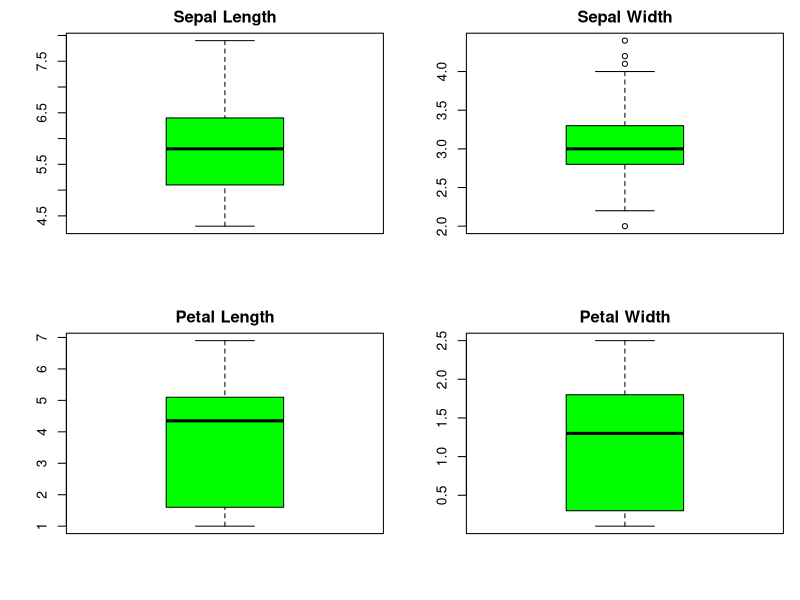
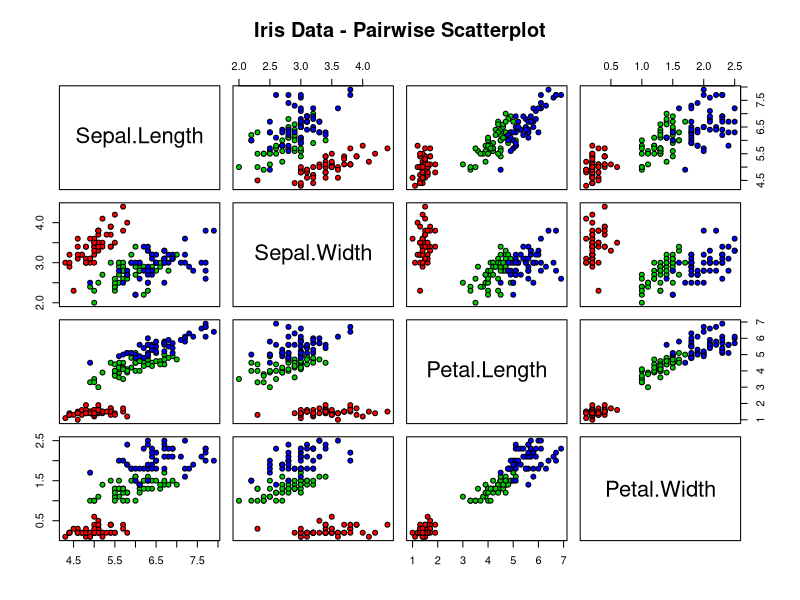
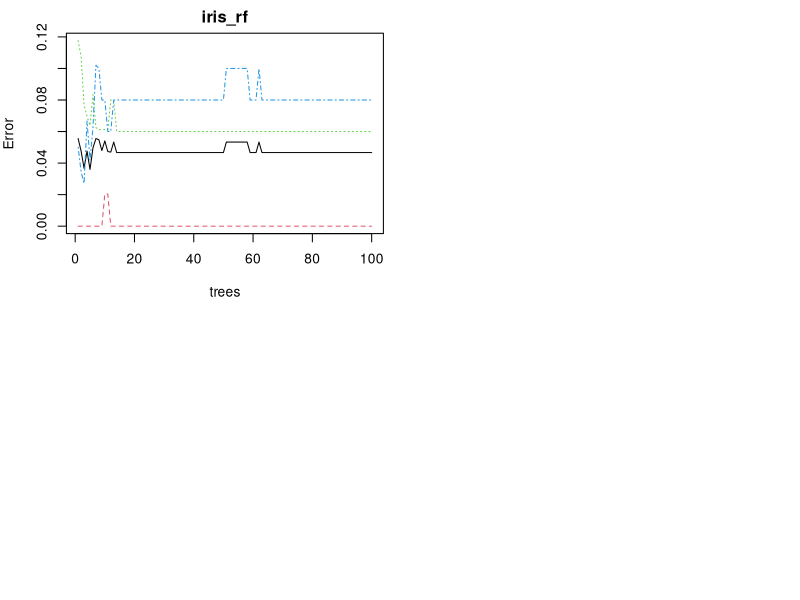

Write R code to recreate these figures, in order.
## ---- chunk 1

library(randomForest)
library(ggplot2)
library(dplyr)

## ---- chunk 2

data("iris")

## ---- chunk 3

colnames(iris)
str(iris)
summary(iris)

## ---- chunk 4

par(mfrow = c(2, 2), mar = c(4, 4, 2, 1))
boxplot(iris$Sepal.Length, main = "Sepal Length",col = "green", border = "black")
boxplot(iris$Sepal.Width, main = "Sepal Width",col = "green", border = "black")
boxplot(iris$Petal.Length, main = "Petal Length",col = "green", border = "black")
boxplot(iris$Petal.Width, main = "Petal Width",col = "green", border = "black")

## ---- chunk 5

pairs(iris[1:4], main = "Iris Data - Pairwise Scatterplot", 
      pch = 21, bg = c("red", "green3", "blue")[unclass(iris$Species)])


## ---- chunk 6

set.seed(123)  # For reproducibility
iris_rf <- randomForest(Species ~ ., data=iris, ntree=100)

## ---- chunk 7

print(iris_rf)
importance(iris_rf)

## ---- chunk 8

plot(iris_rf)

## ---- chunk 9

new_data <- data.frame(Sepal.Length=5.1, Sepal.Width=3.5, Petal.Length=1.4, Petal.Width=0.2)
prediction <- predict(iris_rf, new_data)
print(prediction)

